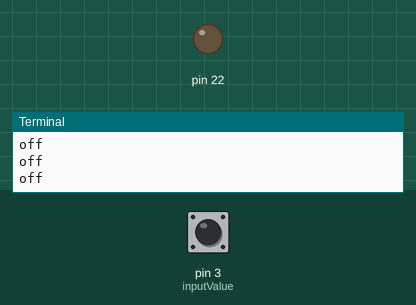
Simulated run of this program. Board: Raspberry Pi (header pin numbers). Shown: output pins drawn as LEDs (lit = HIGH), the last lines printed to the terminal. The test bench sets the inputs (shaded band); at power-on: pin 3 (inputValue) HIGH.

Above: at 1.2 s.
1.3 s: pin 3 (inputValue) pulled LOW for 0.35 s
At 1.65 s:
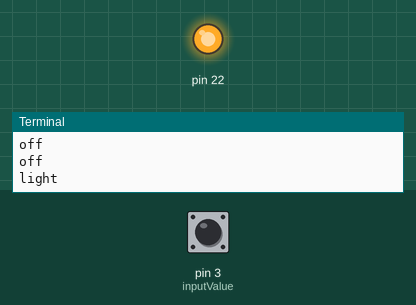
3.3 s: pin 3 (inputValue) pulled LOW for 3.2 s
At 7.8 s:
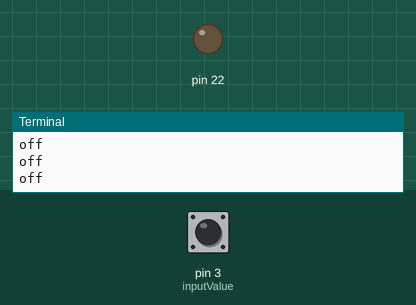
Timing chart, 0 to 9.3 s (numbered marks = the images above; inputs shaded):
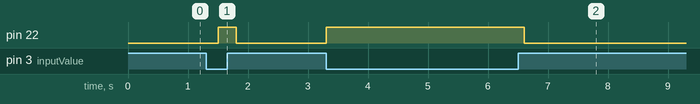

The program:

led.py
```python
import RPi.GPIO as GPIO
import time

GPIO.setmode(GPIO.BOARD)
GPIO.setup(22,GPIO.OUT)
GPIO.setup(3,GPIO.IN)
GPIO.setwarnings(False)


while True:
    #GPIO.output(22,GPIO.HIGH)
    #time.sleep(0.2)
    #GPIO.output(22,GPIO.LOW)
    #time.sleep(0.2)
    inputValue = GPIO.input(3)
    if not inputValue:
        GPIO.output(22,GPIO.HIGH)
        print("light")
    else:
        GPIO.output(22,GPIO.LOW)
        print("off")

    time.sleep(0.3)

GPIO.cleanup();
```

Measured:
- after the input at 1.3 s, pin 22: LOW → HIGH after 0.20 s, → LOW 0.30 s later
- after the input at 3.3 s, pin 22: LOW → HIGH at once, → LOW 3.3 s later
